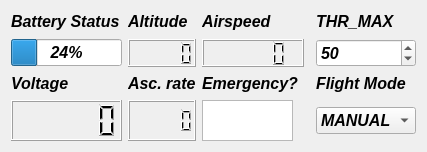
<?xml version="1.0" encoding="UTF-8"?>
<ui version="4.0">
 <class>UAS</class>
 <widget class="QWidget" name="UAS">
  <property name="geometry">
   <rect>
    <x>0</x>
    <y>0</y>
    <width>427</width>
    <height>152</height>
   </rect>
  </property>
  <property name="minimumSize">
   <size>
    <width>361</width>
    <height>152</height>
   </size>
  </property>
  <property name="maximumSize">
   <size>
    <width>427</width>
    <height>241</height>
   </size>
  </property>
  <property name="font">
   <font>
    <pointsize>12</pointsize>
    <weight>75</weight>
    <italic>true</italic>
    <bold>true</bold>
   </font>
  </property>
  <property name="windowTitle">
   <string>Form</string>
  </property>
  <layout class="QGridLayout" name="gridLayout">
   <item row="5" column="6">
    <widget class="QComboBox" name="comboBox">
     <item>
      <property name="text">
       <string>MANUAL</string>
      </property>
     </item>
     <item>
      <property name="text">
       <string>AUTO</string>
      </property>
     </item>
     <item>
      <property name="text">
       <string>LOITER</string>
      </property>
     </item>
    </widget>
   </item>
   <item row="0" column="2">
    <widget class="QLabel" name="label_2">
     <property name="text">
      <string>&lt;html&gt;&lt;head/&gt;&lt;body&gt;&lt;p&gt;&lt;span style=&quot; font-size:12pt;&quot;&gt;Altitude&lt;/span&gt;&lt;/p&gt;&lt;/body&gt;&lt;/html&gt;</string>
     </property>
     <property name="textFormat">
      <enum>Qt::RichText</enum>
     </property>
    </widget>
   </item>
   <item row="0" column="1">
    <widget class="QLabel" name="label">
     <property name="text">
      <string>&lt;html&gt;&lt;head/&gt;&lt;body&gt;&lt;p&gt;&lt;span style=&quot; font-size:12pt;&quot;&gt;Battery Status&lt;/span&gt;&lt;/p&gt;&lt;/body&gt;&lt;/html&gt;</string>
     </property>
     <property name="textFormat">
      <enum>Qt::RichText</enum>
     </property>
    </widget>
   </item>
   <item row="3" column="6">
    <widget class="QLabel" name="label_7">
     <property name="text">
      <string>&lt;html&gt;&lt;head/&gt;&lt;body&gt;&lt;p&gt;&lt;span style=&quot; font-size:12pt;&quot;&gt;Flight Mode&lt;/span&gt;&lt;/p&gt;&lt;/body&gt;&lt;/html&gt;</string>
     </property>
     <property name="textFormat">
      <enum>Qt::RichText</enum>
     </property>
    </widget>
   </item>
   <item row="2" column="2">
    <widget class="QLCDNumber" name="lcdNumber_2"/>
   </item>
   <item row="5" column="1">
    <widget class="QLCDNumber" name="lcdNumber">
     <property name="smallDecimalPoint">
      <bool>true</bool>
     </property>
    </widget>
   </item>
   <item row="2" column="1">
    <widget class="QProgressBar" name="progressBar">
     <property name="value">
      <number>24</number>
     </property>
    </widget>
   </item>
   <item row="0" column="6">
    <widget class="QLabel" name="label_6">
     <property name="text">
      <string>&lt;html&gt;&lt;head/&gt;&lt;body&gt;&lt;p&gt;&lt;span style=&quot; font-size:12pt;&quot;&gt;THR_MAX&lt;/span&gt;&lt;/p&gt;&lt;/body&gt;&lt;/html&gt;</string>
     </property>
     <property name="textFormat">
      <enum>Qt::RichText</enum>
     </property>
    </widget>
   </item>
   <item row="5" column="3">
    <widget class="QGraphicsView" name="graphicsView">
     <property name="maximumSize">
      <size>
       <width>91</width>
       <height>41</height>
      </size>
     </property>
    </widget>
   </item>
   <item row="2" column="3" colspan="2">
    <widget class="QLCDNumber" name="lcdNumber_4"/>
   </item>
   <item row="2" column="6">
    <widget class="QSpinBox" name="spinBox">
     <property name="maximum">
      <number>100</number>
     </property>
     <property name="singleStep">
      <number>5</number>
     </property>
     <property name="value">
      <number>50</number>
     </property>
    </widget>
   </item>
   <item row="5" column="2">
    <widget class="QLCDNumber" name="lcdNumber_3"/>
   </item>
   <item row="0" column="3" colspan="3">
    <widget class="QLabel" name="label_3">
     <property name="text">
      <string>&lt;html&gt;&lt;head/&gt;&lt;body&gt;&lt;p&gt;Airspeed&lt;/p&gt;&lt;/body&gt;&lt;/html&gt;</string>
     </property>
     <property name="textFormat">
      <enum>Qt::RichText</enum>
     </property>
    </widget>
   </item>
   <item row="3" column="1">
    <widget class="QLabel" name="label_5">
     <property name="text">
      <string>&lt;html&gt;&lt;head/&gt;&lt;body&gt;&lt;p&gt;&lt;span style=&quot; font-size:12pt;&quot;&gt;Voltage&lt;/span&gt;&lt;/p&gt;&lt;/body&gt;&lt;/html&gt;</string>
     </property>
     <property name="textFormat">
      <enum>Qt::RichText</enum>
     </property>
    </widget>
   </item>
   <item row="3" column="2">
    <widget class="QLabel" name="label_4">
     <property name="text">
      <string>&lt;html&gt;&lt;head/&gt;&lt;body&gt;&lt;p&gt;Asc. rate&lt;/p&gt;&lt;/body&gt;&lt;/html&gt;</string>
     </property>
     <property name="textFormat">
      <enum>Qt::RichText</enum>
     </property>
    </widget>
   </item>
   <item row="3" column="3">
    <widget class="QLabel" name="label_9">
     <property name="text">
      <string>&lt;html&gt;&lt;head/&gt;&lt;body&gt;&lt;p&gt;&lt;span style=&quot; font-size:12pt;&quot;&gt;Emergency?&lt;/span&gt;&lt;/p&gt;&lt;/body&gt;&lt;/html&gt;</string>
     </property>
     <property name="textFormat">
      <enum>Qt::RichText</enum>
     </property>
    </widget>
   </item>
  </layout>
 </widget>
 <resources/>
 <connections/>
</ui>
